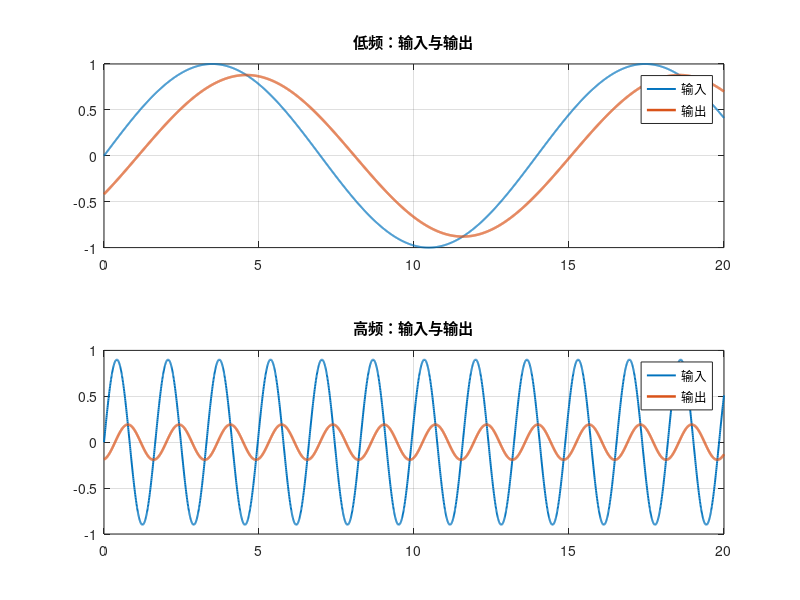

MATLAB code to generate this figure:
T = 1.2;
omega_low = 0.45;
omega_high = 3.8;
t = linspace(0, 20, 3000);

r_low = sin(omega_low * t);
r_high = 0.9 * sin(omega_high * t);

mag_low = 1 / sqrt(1 + (omega_low * T)^2);
phi_low = -atan(omega_low * T);
mag_high = 1 / sqrt(1 + (omega_high * T)^2);
phi_high = -atan(omega_high * T);

c_low = mag_low * sin(omega_low * t + phi_low);
c_high = 0.9 * mag_high * sin(omega_high * t + phi_high);

subplot(2,1,1);
plot(t, r_low, 'LineWidth', 1.4); hold on;
plot(t, c_low, 'LineWidth', 1.8);
title('低频：输入与输出');
grid on;
legend('输入', '输出');

subplot(2,1,2);
plot(t, r_high, 'LineWidth', 1.4); hold on;
plot(t, c_high, 'LineWidth', 1.8);
title('高频：输入与输出');
grid on;
legend('输入', '输出');
